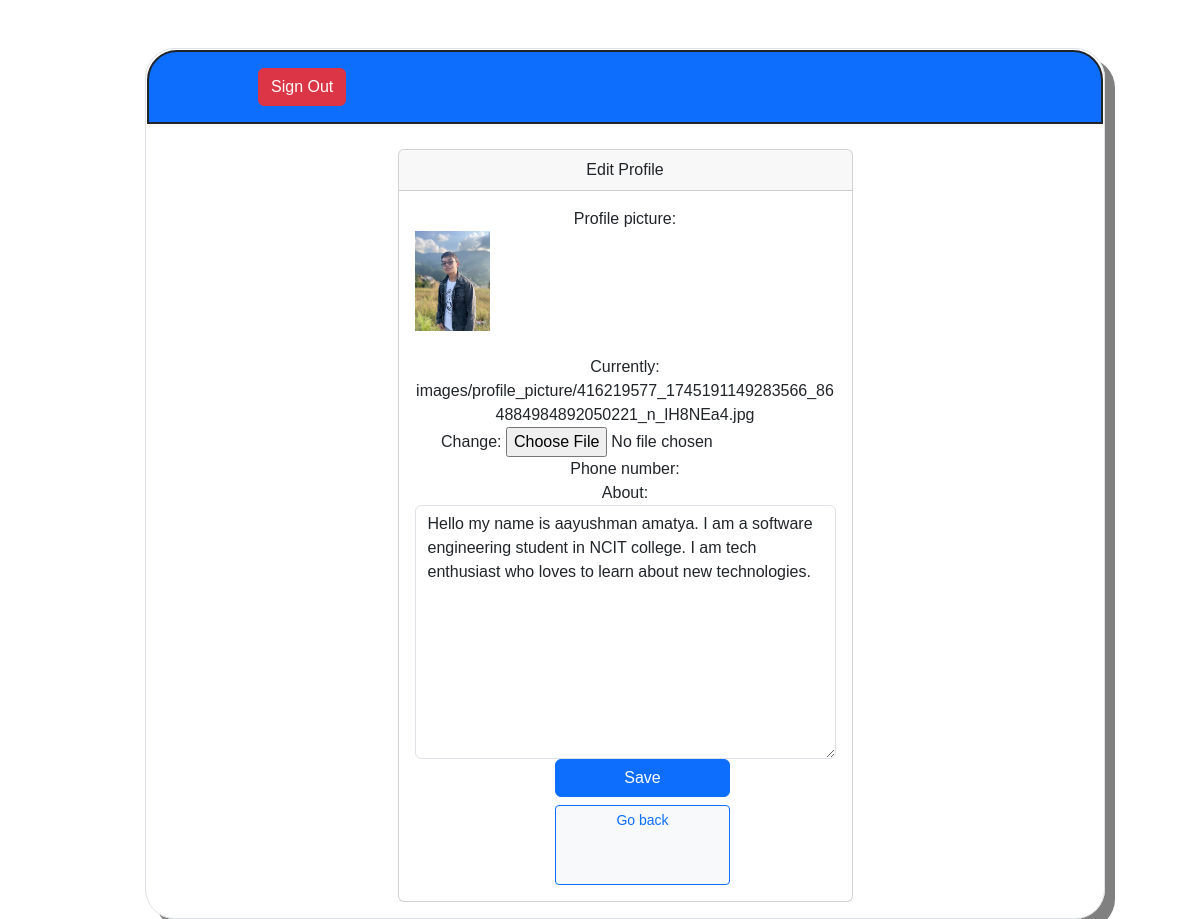
Screenshot of /blog/update_profile/3 (signed in) with the database file from the repository.
### authenticate/models.py (models this page shows, shortened)
class CustomUser(AbstractUser):
    username = models.CharField(_("Username"), max_length=100, unique=True)
    email = models.EmailField(_("Email"), unique=True)
    USERNAME_FIELD = 'email'
    REQUIRED_FIELDS = ['username']  # Add 'username' to REQUIRED_FIELDS
    objects = CustomUserManager()

class Profile(models.Model):
    user = models.OneToOneField(settings.AUTH_USER_MODEL, on_delete=models.CASCADE)
    profile_picture = models.ImageField(default='images/profile_picture/default.jpg', upload_to='images/profile_picture')
    phone_number = models.CharField(_("Phone Number"), max_length=15, blank=True, null=True)
    about = models.TextField(blank=True, null=True)

### blog/views.py (the view, shortened to what this page needs)
# urls.py: path('update_profile/<int:pk>',EditProfile.as_view() , name='editProfile'),
class EditProfile(UpdateView):
    form_class = EditProfileForm
    template_name = 'EditProfile.html'
    success_url = reverse_lazy('user_dashboard')
    def get_object(self, queryset=None):
        return get_object_or_404(Profile, user=self.request.user)

### blog/forms.py
class EditProfileForm(forms.ModelForm):
    class Meta:
        model = Profile
        fields = ['profile_picture', 'about']
        widgets = {
            'about' : forms.Textarea(attrs={'class': 'form-control', 'id': 'floatingInput','placeholder': 'Enter a comment'}),
        }

### templates/EditProfile.html (shortened to what this page needs)
{% extends 'main.html' %} {% load static %} {% block content %}
<body>
  <div class="d-flex justify-content-center mt-5">
    <div class="border">
      <header class="bg-primary py-3 margin">
        <div class="container">
          <div class="d-flex justify-content-between align-items-center welcome">
            <form action="{% url 'sign_out' %}" method="POST">
              <button type="submit" class="btn btn-danger">Sign Out</button>
            </form>
          </div>
        </div>
      </header>
      <div class="container mt-4">
        <div class="row">
          <div class="col-md-6 offset-md-3">
            <div class="card text-center mb-3">
              <div class="card-header">
                Edit Profile
              </div>
              <div class="card-body form-group">
                <form method="POST" enctype="multipart/form-data">
                  <p>
                    <label for="id_profile_picture">Profile picture:</label><br>
                    <img src="{{ request.user.profile.profile_picture.url }}" alt="Current profile picture" style="max-height: 100px;"><br>
                    {{ form.profile_picture }}
                </p>
                <p>
                    <label for="id_phone_number">Phone number:</label><br>
                </p>
                <p>
                    <label for="id_about">About:</label><br>
                    {{ form.about }}
                </p>
                  <div class="d-grid gap-2 col-10 offset-md-4">
                  <button type="submit" class="btn btn-primary w-50">Save</button>
                </form>
                <a
                  href="{% url 'user_dashboard' request.user.pk  %}"
                  class="btn btn-light btn-outline-primary w-50 btn-sm h-20"
                >
                  Go back
                </a>
              </div>
              </div>
            </div>
          </div>
        </div>
      </div>
    </div>
  </div>
</body>
{% endblock %}

### blog_main/static/css/styles.css (style rules this page uses)
.border { padding: 0px; font-family: 'Trebuchet MS', 'Lucida Sans Unicode', 'Lucida Grande', 'Lucida Sans', Arial, sans-serif; box-shadow: 10px 10px grey; border-color:black ; border-radius: 30px; width: 80%; border: 1px solid #ccc; display: flex; flex-direction: column; align-items: stretch; justify-content: space-between; margin-left: 50px; }
.margin { display: flex; justify-content: space-between; margin: 1px; border: 2px solid ; padding: 7px; margin-top: 1px; border-radius: 30px 30px 0px 0px; }
.welcome { padding-left: 90px; }

### rows the page displays
CustomUser: user.profile.profile_picture (picture)
Profile: about "Hello my name is aayushman amatya. I am a software engineering student in NCIT college. I am tech enthusiast who loves to learn about new technologies."
